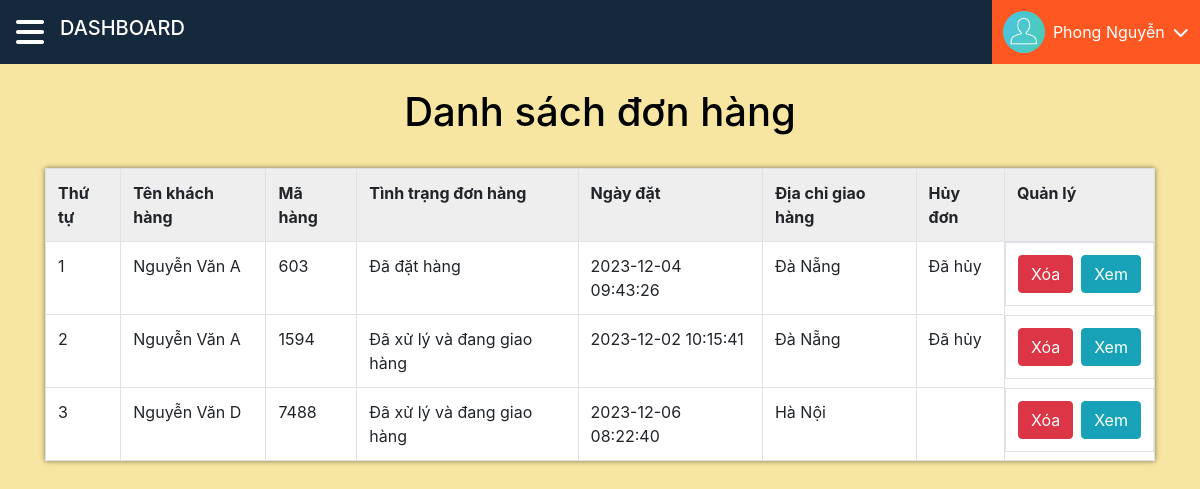
/admin/xulydonhang.php (signed in), run on the app's committed database.
### tables this page shows
CREATE TABLE `tbl_donhang` (
  `donhang_id` int(11) NOT NULL,
  `product_id` int(11) NOT NULL,
  `soluong` int(11) NOT NULL,
  `mahang` varchar(50) NOT NULL,
  `khachhang_id` int(11) NOT NULL,
  `ngaythang` timestamp NOT NULL DEFAULT current_timestamp() ON UPDATE current_timestamp(),
  `tinhtrang` int(11) NOT NULL,
  `huydon` int(11) NOT NULL DEFAULT 0
);

CREATE TABLE `tbl_khachhang` (
  `khachhang_id` int(11) NOT NULL,
  `name` varchar(100) NOT NULL,
  `phone` varchar(50) NOT NULL,
  `address` varchar(200) NOT NULL,
  `note` text NOT NULL,
  `email` varchar(150) NOT NULL,
  `password` varchar(100) NOT NULL,
  `giaohang` int(11) NOT NULL
);

### admin/xulydonhang.php (the view, shortened to what this page needs)
<?php
    include("../db/connect.php");
?>
<!DOCTYPE html>
<html lang="en">
<head>
    <link rel="stylesheet" href="../css/bootstrap.css">
    <link rel="stylesheet" href="../css/style1.css">
</head>
<body>
<div class="main">
<?php
    include("nav.php");
?>
    <br>
    <div class="container">
        <div class="row">
            <?php
                if (isset($_GET['quanly']) == 'xemdonhang') {
                    $mahang = $_GET['mahang'];
                    $sql_chitiet = mysqli_query($conn, "SELECT * FROM tbl_donhang, tbl_product WHERE
                    tbl_donhang.product_id = tbl_product.product_id AND tbl_donhang.mahang = '$mahang'");
            ?>
                <div class="col-md-12">
                <h4 class="list-donhang">Danh sách đơn hàng</h4>
                <?php
                    $sql_donhang = mysqli_query($conn, "SELECT * FROM tbl_donhang, tbl_khachhang, tbl_product WHERE tbl_donhang.product_id
                    = tbl_product.product_id AND tbl_donhang.khachhang_id = tbl_khachhang.khachhang_id GROUP BY tbl_donhang.mahang ORDER BY donhang_id DESC");
                ?>
                    <table class="table table-bordered">
                        <tr style="background-color: #eee;">
                            <th>Thứ tự</th>
                            <th>Tên khách hàng</th>
                            <th>Mã hàng</th>
                            <th>Tình trạng đơn hàng</th>
                            <th>Ngày đặt</th>
                            <th>Địa chỉ giao hàng</th>
                            <th>Hủy đơn</th>
                            <th>Quản lý</th>
                        </tr>
                        <?php
                        $i = 0;
                        while($row_donhang = mysqli_fetch_array($sql_donhang)){
                            $i++;
                            ?>
                        <tr>
                            <td><?php echo $i; ?></td>
                            <td><?php echo $row_donhang['name']; ?></td>
                            <td><?php echo $row_donhang['mahang']; ?></td>
                            <td>
                                <?php
                                    if($row_donhang['tinhtrang'] == 0){
                                        echo 'Đã đặt hàng';
                                    }else{
                                        echo 'Đã xử lý và đang giao hàng';
                                    }
                                    ?>
                            </td>
                            <td><?php echo $row_donhang['ngaythang']; ?></td>
                            <td><?php echo $row_donhang['address']; ?></td>
                            <td><?php
                                if($row_donhang['huydon'] == 0){
                                }elseif($row_donhang['huydon'] == 1){
                                    echo '<a href="xulydonhang.php?quanly=xemdonhang&mahang='.$row_donhang['mahang'].'&xacnhanhuy=2">
                                        <button type="button" class="btn btn-primary">Hủy đơn</button>
                                    </a>';
                                }else{
                                    echo 'Đã hủy';
                                }
                                ?></td>
                            <td style="display: flex;">
                                <a style="padding-right: 0.5rem;" href="?xoadonhang=<?php echo $row_donhang['mahang']; ?>">
                                    <button type="button" class="btn btn-danger">Xóa</button>
                                </a>
                                <a href="?quanly=xemdonhang&mahang=<?php echo $row_donhang['mahang']; ?>">
                                    <button type="button" class="btn btn-info">Xem</button>
                                </a>
                            </td>
                            <?php } ?>
                        </tr>
                    </table>
                </div>
                <div class="col-md-12">
                    <form action="" method="POST">
                    <div class="main1">
                    <div class="box1"></div>
                    <table class="table table-bordered">
                    <tr style="background: #eee;">
                        <th>Thứ tự</th>
                        <th>Tên sản phẩm</th>
                        <th>Mã hàng</th>
                        <th>Số lượng</th>
                        <th>Giá</th>
                        <th>Tổng tiền</th>
                        <th>Ngày đặt</th>
                    </tr>
                <?php
                    $i = 0;
                    while($row_chitiet = mysqli_fetch_array($sql_chitiet)){
                        $i++;
                ?>
                    <tr>
                        <td><?php echo $i; ?></td>
                        <td><?php echo $row_chitiet['product_name']; ?></td>
                        <td><?php echo $row_chitiet['mahang']; ?></td>
                        <td><?php echo $row_chitiet['soluong']; ?></td>
                        <td><?php echo number_format($row_chitiet['product_giakhuyenmai']).'vnđ'; ?></td>
                        <td><?php echo number_format($row_chitiet['soluong'] * $row_chitiet['product_giakhuyenmai']).'vnđ'; ?></td>
                        <td><?php echo $row_chitiet['ngaythang']; ?></td>
                        <input type="hidden" name="mahang1" value="<?php echo $row_chitiet['mahang']; ?>">
                        <?php } ?>
                    </tr>
                </table>
                    </div>
                <select class="form-control" name="tinhtrang">
                    <option value="1">Đã xử lý và đang giao hàng</option>
                    <option value="0">Đã đặt hàng</option>
                </select> <br>
                <input type="submit" class="btn btn-success" name="capnhatdonhang" value="Cập nhật đơn hàng">
                </form>
            </div>
            <?php }else{ ?>
            <div class="col-md-12">
                <h4 class="list-donhang">Danh sách đơn hàng</h4>
                <?php
                    $sql_donhang = mysqli_query($conn, "SELECT * FROM tbl_donhang, tbl_khachhang, tbl_product WHERE tbl_donhang.product_id
                    = tbl_product.product_id AND tbl_donhang.khachhang_id = tbl_khachhang.khachhang_id GROUP BY tbl_donhang.mahang ORDER BY donhang_id DESC");
                ?>
                <table class="table table-bordered">
                    <tr style="background-color: #eee;">
                        <th>Thứ tự</th>
                        <th>Tên khách hàng</th>
                        <th>Mã hàng</th>
                        <th>Tình trạng đơn hàng</th>
                        <th>Ngày đặt</th>
                        <th>Địa chỉ giao hàng</th>
                        <th>Hủy đơn</th>
                        <th>Quản lý</th>
                    </tr>
                    <?php
                    $i = 0;
                    while($row_donhang = mysqli_fetch_array($sql_donhang)){
                        $i++;
                        ?>
                    <tr>
                        <td><?php echo $i; ?></td>
                        <td><?php echo $row_donhang['name']; ?></td>
                        <td><?php echo $row_donhang['mahang']; ?></td>
                        <td>
                            <?php
                                if($row_donhang['tinhtrang'] == 0){
                                    echo 'Đã đặt hàng';
                                }else{
                                    echo 'Đã xử lý và đang giao hàng';
                                }
                                ?>
                        </td>
                        <td><?php echo $row_donhang['ngaythang']; ?></td>
                        <td><?php echo $row_donhang['address']; ?></td>
                        <td><?php
                            if($row_donhang['huydon'] == 0){
                            }elseif($row_donhang['huydon'] == 1){
                                echo '<a href="xulydonhang.php?quanly=xemdonhang&mahang='.$row_donhang['mahang'].'&xacnhanhuy=2">
                                        <button type="button" class="btn btn-primary">Hủy đơn</button>
                                    </a>';
                            }else{
                                echo 'Đã hủy';
                            }
                            ?></td>
                        <td style="display: flex;">
                            <a style="padding-right: 0.5rem;" href="?xoadonhang=<?php echo $row_donhang['mahang']; ?>">
                                <button type="button" class="btn btn-danger">Xóa</button>
                            </a>
                            <a href="?quanly=xemdonhang&mahang=<?php echo $row_donhang['mahang']; ?>">
                                <button type="button" class="btn btn-info">Xem</button>
                            </a>
                        </td>
                        <?php } ?>
                    </tr>
                </table>
            </div>
            <?php } ?>
        </div>
    </div>
</div>
</body>
</html>

### css/style1.css (style rules this page uses)
* { margin: 0; padding: 0; box-sizing: border-box; }
body { font-size: 16px; }
table { box-shadow: 0 0 5px rgba(0, 0, 0, 0.5); }
.main { overflow-x: hidden; min-height: 100vh; background-color: #f7e6a1; }
.list-donhang { margin-bottom: 2rem; display: flex; justify-content: center; font-size: 2.5rem; color: #000; }

### data on the page
tbl_donhang: khachhang.name "Nguyễn Văn A", mahang "603", tinhtrang "Đã đặt hàng", ngaythang "2023-12-04 09:43:26", khachhang.address "Đà Nẵng", huydon "Đã hủy"
tbl_donhang: khachhang.name "Nguyễn Văn A", mahang "1594", tinhtrang "Đã xử lý và đang giao hàng", ngaythang "2023-12-02 10:15:41", khachhang.address "Đà Nẵng", huydon "Đã hủy"
tbl_donhang: khachhang.name "Nguyễn Văn D", mahang "7488", tinhtrang "Đã xử lý và đang giao hàng", ngaythang "2023-12-06 08:22:40", khachhang.address "Hà Nội"

### other printed values
$_SESSION['admin_name'] "Phong Nguyễn"
